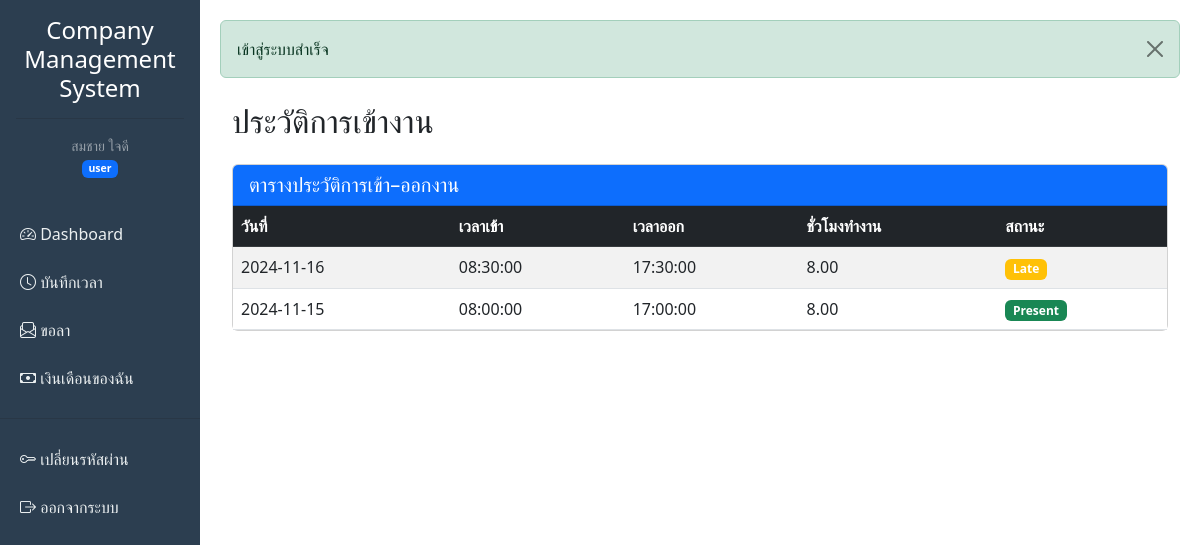
The app's page /employee/attendance_history.php (signed in) with its own data.
### tables this page shows
CREATE TABLE attendance (
    id INT AUTO_INCREMENT PRIMARY KEY,
    employee_id INT NOT NULL,
    date DATE NOT NULL,
    clock_in TIME NULL,
    clock_out TIME NULL,
    work_hours DECIMAL(4,2) DEFAULT 0.00,
    status ENUM('present', 'absent', 'late', 'half_day') DEFAULT 'present',
    notes TEXT,
    created_at TIMESTAMP DEFAULT CURRENT_TIMESTAMP,
    updated_at TIMESTAMP DEFAULT CURRENT_TIMESTAMP ON UPDATE CURRENT_TIMESTAMP,
    FOREIGN KEY (employee_id) REFERENCES employees(id) ON DELETE CASCADE,
    UNIQUE KEY unique_attendance (employee_id, date),
    INDEX idx_date (date),
    INDEX idx_employee_date (employee_id, date)
);

### config.php (called while the page is built, shortened)
<?php
function h($string) {
    return htmlspecialchars($string, ENT_QUOTES, 'UTF-8');
}
?>

### employee/attendance_history.php (the view, shortened to what this page needs)
<?php
require_once '../config.php';
$pdo = getDB();
$employeeId = $_SESSION['employee_id'];
$stmt = $pdo->prepare("
    SELECT *
    FROM attendance
    WHERE employee_id = :id
    ORDER BY date DESC
");
$stmt->execute(['id' => $employeeId]);
$records = $stmt->fetchAll();
include '../includes/header.php';
?>
<div class="container mt-4">
    <h2 class="mb-4">ประวัติการเข้างาน</h2>
    <div class="card">
        <div class="card-header bg-primary text-white">
            <h5 class="mb-0">ตารางประวัติการเข้า–ออกงาน</h5>
        </div>
        <div class="card-body p-0">
            <table class="table table-striped table-hover mb-0">
                <thead class="table-dark">
                    <tr>
                        <th>วันที่</th>
                        <th>เวลาเข้า</th>
                        <th>เวลาออก</th>
                        <th>ชั่วโมงทำงาน</th>
                        <th>สถานะ</th>
                    </tr>
                </thead>
                <tbody>
                    <?php if (!$records): ?>
                        <tr>
                            <td colspan="5" class="text-center py-3 text-muted">
                                ยังไม่มีข้อมูลการบันทึกเวลา
                            </td>
                        </tr>
                    <?php else: ?>
                        <?php foreach ($records as $row): ?>
                            <tr>
                                <td><?= h($row['date']) ?></td>
                                <td><?= h($row['clock_in'] ?: '-') ?></td>
                                <td><?= h($row['clock_out'] ?: '-') ?></td>
                                <td><?= number_format($row['work_hours'] ?: 0, 2) ?></td>
                                <td>
                                    <?php
                                        $status = $row['status'];
                                        $badge = [
                                            'present' => 'success',
                                            'late'    => 'warning',
                                            'absent'  => 'danger'
                                        ][$status] ?? 'secondary';
                                    ?>
                                    <span class="badge bg-<?= $badge ?>">
                                        <?= ucfirst($status) ?>
                                    </span>
                                </td>
                            </tr>
                        <?php endforeach; ?>
                    <?php endif; ?>
                </tbody>
            </table>
        </div>
    </div>
</div>
<?php include '../includes/footer.php'; ?>

### records on screen
attendance: date "2024-11-16", clock_in "08:30:00", clock_out "17:30:00", work_hours "8.00", status "Late"
attendance: date "2024-11-15", clock_in "08:00:00", clock_out "17:00:00", work_hours "8.00", status "Present"

### other values on screen
APP_NAME "Company Management System"
$_SESSION['full_name'] ?: $_SESSION['username'] "สมชาย ใจดี"
$_SESSION['role'] "user"
$flash['message'] "เข้าสู่ระบบสำเร็จ"
